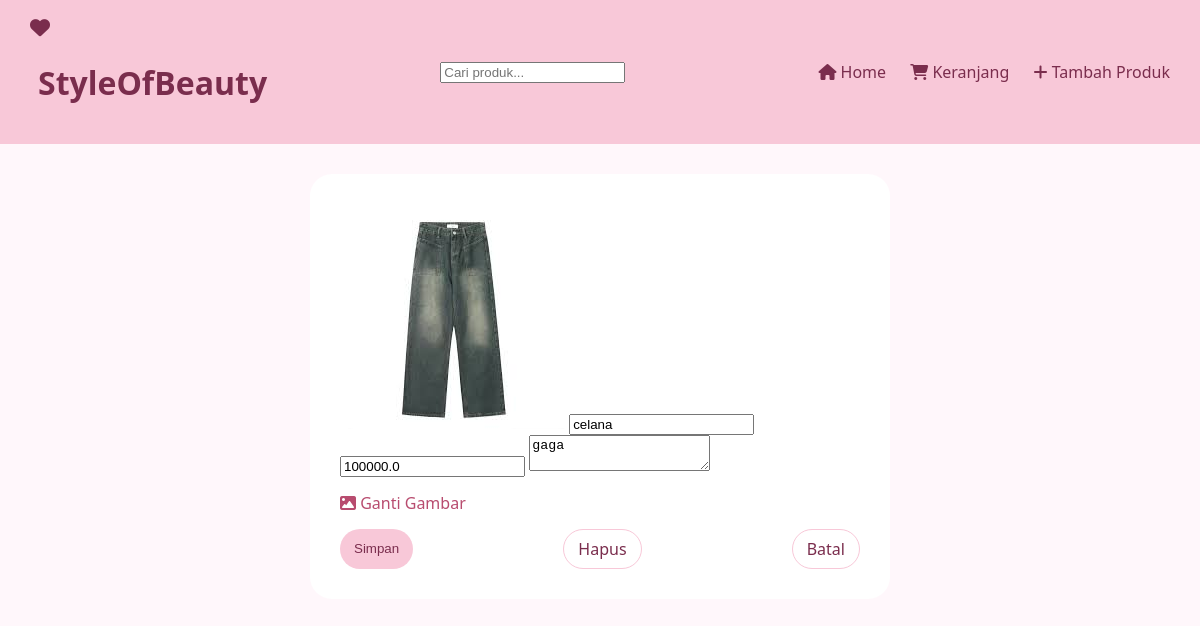
Screenshot of /produk/6 with the database file from the repository.
### tables this page shows
CREATE TABLE produk (
    id INTEGER PRIMARY KEY AUTOINCREMENT,
    nama TEXT NOT NULL,
    kategori_id INTEGER NOT NULL,
    lokasi_id INTEGER NOT NULL,
    harga REAL NOT NULL,
    keterangan TEXT,
    gambar TEXT,

    FOREIGN KEY (kategori_id) REFERENCES kategori(id),
    FOREIGN KEY (lokasi_id) REFERENCES lokasi(id)
);

### flask_app/routes/routes.py (the view)
@main_bp.route("/produk/<int:produk_id>")
def detail_produk(produk_id):
    produk_list = produk_uc.list_produk()
    produk = next((p for p in produk_list if p.id == produk_id), None)
    return render_template("pages/detail_produk.html", produk=produk)

### ecommerce/application/use_cases.py (called while the page is built)
    def list_produk(self, kategori_id=None, lokasi_id=None, min_harga=None, max_harga=None, q=None):
        return self.produk_repo.get_filtered(
            kategori_id, lokasi_id, min_harga, max_harga, q
        )

### flask_app/templates/pages/detail_produk.html (shortened to what this page needs)
{% extends 'layouts/base.html' %}
{% block content %}
<form class="detail-card" method="post"
      action="{{ url_for('main.update_produk', produk_id=produk.id) }}"
      enctype="multipart/form-data">
    <img src="{{ url_for('static', filename=produk.gambar) }}">
    <input name="nama" value="{{ produk.nama }}" required>
    <input type="number" name="harga" value="{{ produk.harga }}" required>
    <textarea name="keterangan">{{ produk.keterangan }}</textarea>
    <label class="upload">
        <i class="fa fa-image"></i> Ganti Gambar
    </label>
    <div class="actions">
        <button class="btn-pastel">Simpan</button>
        <a href="{{ url_for('main.hapus_produk', produk_id=produk.id) }}"
           class="btn-outline"
           onclick="return confirm('Hapus produk ini?')">
           Hapus
        </a>
        <a href="{{ url_for('main.home') }}" class="btn-outline">
           Batal
        </a>
    </div>
</form>
{% endblock %}

### flask_app/static/css/style.css (style rules this page uses)
body { background:#fff7fb; font-family:'Segoe UI', sans-serif; margin:0; }
.btn-pastel { background:#f8c8d8; border:none; padding:8px 14px; border-radius:20px; cursor:pointer; color:#7a2d4d; }
.btn-outline { border:1px solid #f8c8d8; padding:8px 14px; border-radius:20px; color:#7a2d4d; text-decoration:none; }
.form-card, .detail-card { background:#fff; padding:30px; border-radius:22px; max-width:520px; margin:auto; }
.upload { display:block; margin:15px 0; cursor:pointer; color:#b84c6f; }
.actions { display:flex; justify-content:space-between; margin-top:10px; }

### rows the page displays
produk: gambar (picture), nama "celana", harga "100000.0", keterangan "gaga"
